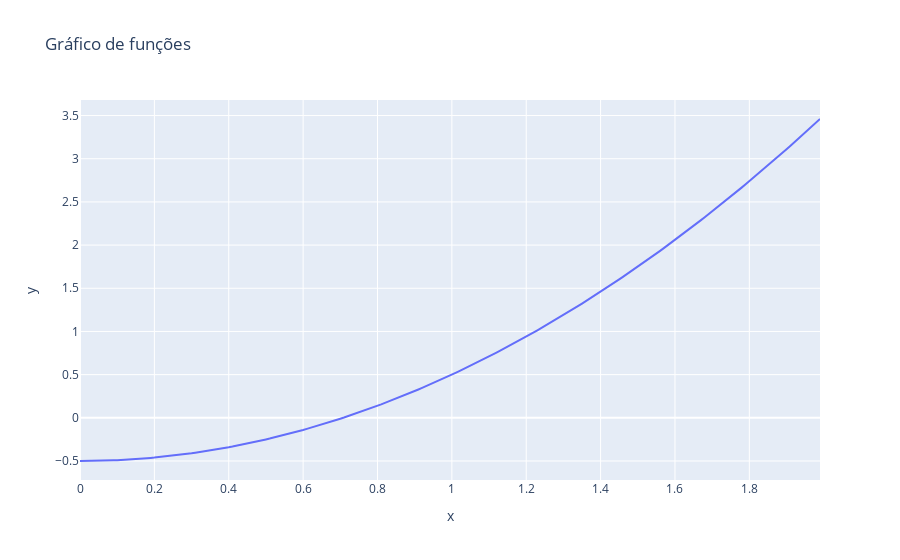

The notebook cell this image was saved under:
### Markdown cell above
Adicionamos esse gráfico ao objeto pelo método `add_trace`.

### Code cell
figura.add_trace(linha)

figura.show()

### Figure 1 — Plotly figure (JSON) as saved in the notebook; plotly's stock layout.template omitted (floating-point values rounded to 4 significant figures; data arrays with more than 128 entries replaced by an {"elided": "..."} marker saying what was removed)
{"data": [{"mode": "lines", "name": "$x^2 - 1$", "type": "scatter", "x": {"elided": "200 float values"}, "y": {"elided": "200 float values"}}], "layout": {"autosize": true, "title": {"text": "Gráfico de funções"}, "xaxis": {"autorange": true, "range": [0, 1.99], "title": {"text": "x"}, "type": "linear"}, "yaxis": {"autorange": true, "range": [-0.72, 3.68], "title": {"text": "y"}, "type": "linear"}}}
